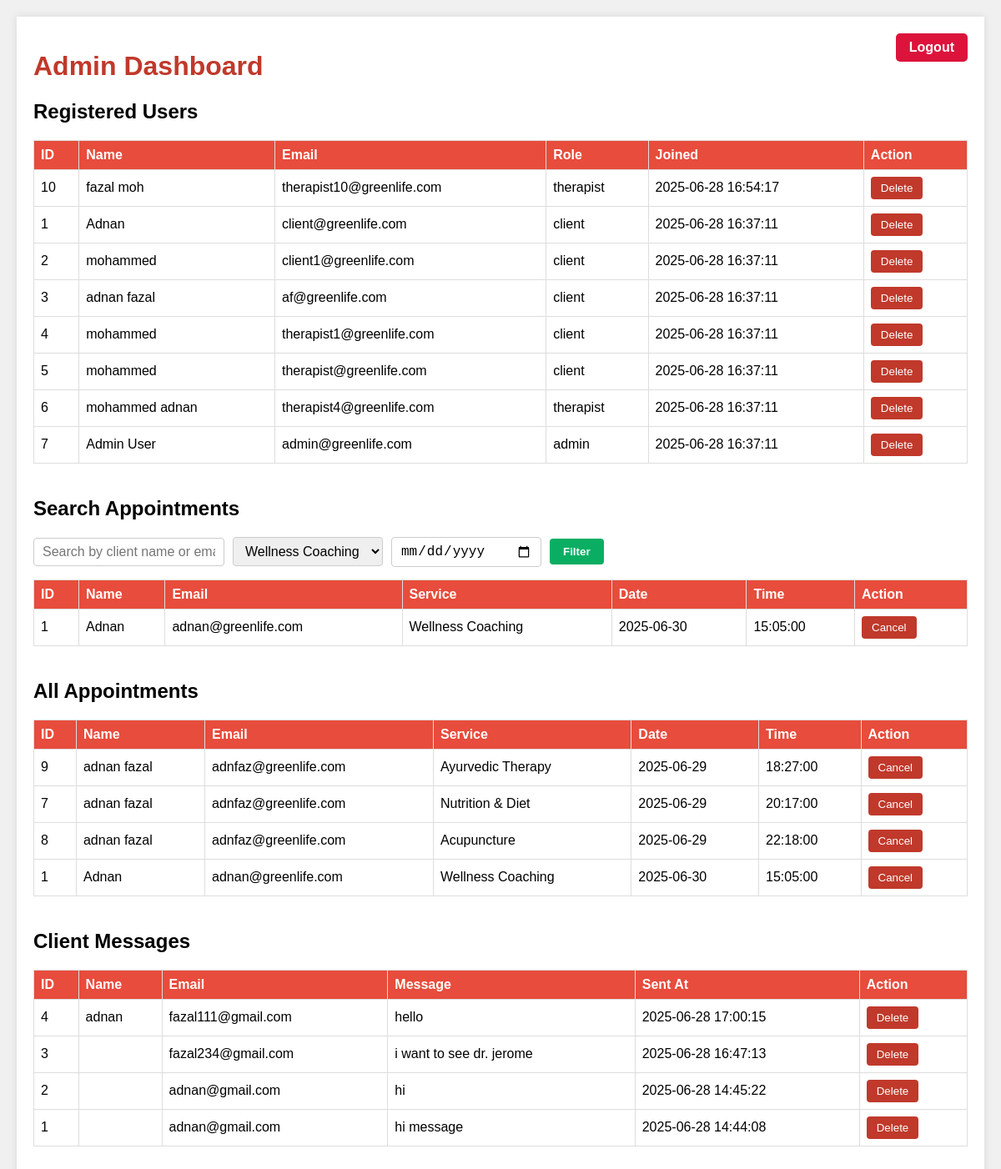
The app's page /dashboard/admin_dashboard.php?service=Wellness Coaching (signed in) with its own data.
### tables this page shows
CREATE TABLE `users` (
  `id` int(11) NOT NULL,
  `name` varchar(100) DEFAULT NULL,
  `email` varchar(100) DEFAULT NULL,
  `password` varchar(255) DEFAULT NULL,
  `role` enum('client','therapist','admin') DEFAULT 'client',
  `phone` varchar(20) DEFAULT NULL,
  `bio` text DEFAULT NULL,
  `created_at` datetime NOT NULL DEFAULT current_timestamp()
);

CREATE TABLE `appointments` (
  `id` int(11) NOT NULL,
  `name` varchar(100) DEFAULT NULL,
  `email` varchar(100) DEFAULT NULL,
  `service` varchar(100) DEFAULT NULL,
  `date` date DEFAULT NULL,
  `time` time DEFAULT NULL,
  `user_id` int(11) UNSIGNED NOT NULL
);

CREATE TABLE `messages` (
  `id` int(11) NOT NULL,
  `email` varchar(100) DEFAULT NULL,
  `message` text DEFAULT NULL,
  `date_sent` timestamp NOT NULL DEFAULT current_timestamp(),
  `sent_at` datetime NOT NULL DEFAULT current_timestamp(),
  `reply` text DEFAULT NULL,
  `replied_at` timestamp NULL DEFAULT NULL,
  `name` varchar(255) DEFAULT NULL
);

### dashboard/admin_dashboard.php (the view, shortened to what this page needs)
<?php
include '../backend/db.php';
$users    = $conn->query("SELECT id, name, email, role, created_at FROM users ORDER BY created_at DESC");
$messages = $conn->query("SELECT id, name, email, message, sent_at FROM messages ORDER BY sent_at DESC");
$appointments = $conn->query("SELECT id, name, email, service, date, time FROM appointments ORDER BY date, time");
$search = $_GET['search'] ?? '';
$filter_service = $_GET['service'] ?? '';
$filter_date = $_GET['date'] ?? '';
$whereClauses = [];
$params = [];
$types = '';
if ($filter_service !== '') {
    $whereClauses[] = "service = ?";
    $params[] = $filter_service;
    $types .= 's';
}
$whereSQL = '';
if (count($whereClauses) > 0) {
    $whereSQL = 'WHERE ' . implode(' AND ', $whereClauses);
}
$sqlFilteredAppointments = "SELECT id, name, email, service, date, time FROM appointments $whereSQL ORDER BY date, time";
if ($stmt = $conn->prepare($sqlFilteredAppointments)) {
    if (!empty($params)) {
        $stmt->bind_param($types, ...$params);
    }
    $stmt->execute();
    $filtered_appointments = $stmt->get_result();
} else {
    $filtered_appointments = $conn->query("SELECT id, name, email, service, date, time FROM appointments ORDER BY date, time");
}
?>
<!DOCTYPE html>
<html lang="en">
<head>
</head>
<body>
<div class="dashboard">
  <a href="../logout.php" class="logout button">Logout</a>
  <h1>Admin Dashboard</h1>
  <section>
    <h2>Registered Users</h2>
    <table>
      <tr><th>ID</th><th>Name</th><th>Email</th><th>Role</th><th>Joined</th><th>Action</th></tr>
      <?php while($u = $users->fetch_assoc()): ?>
      <tr>
        <td><?php echo $u['id']; ?></td>
        <td><?php echo htmlspecialchars($u['name']); ?></td>
        <td><?php echo htmlspecialchars($u['email']); ?></td>
        <td><?php echo htmlspecialchars($u['role']); ?></td>
        <td><?php echo $u['created_at']; ?></td>
        <td>
          <form method="POST">
            <button type="submit" name="delete_user" onclick="return confirm('Delete this user?')">Delete</button>
          </form>
        </td>
      </tr>
      <?php endwhile; ?>
    </table>
  </section>
  <section>
    <h2>Search Appointments</h2>
    <form method="GET" class="filter-form" action="admin_dashboard.php">
      <input type="text" name="search" placeholder="Search by client name or email" value="<?php echo htmlspecialchars($search); ?>" />
      <select name="service">
        <option value="Wellness Coaching" <?php if($filter_service==='Wellness Coaching') echo 'selected'; ?>>Wellness Coaching</option>
      </select>
      <input type="date" name="date" value="<?php echo htmlspecialchars($filter_date); ?>" />
      <button type="submit">Filter</button>
    </form>
    <table>
      <tr><th>ID</th><th>Name</th><th>Email</th><th>Service</th><th>Date</th><th>Time</th><th>Action</th></tr>
      <?php if ($filtered_appointments && $filtered_appointments->num_rows > 0): ?>
        <?php while($a = $filtered_appointments->fetch_assoc()): ?>
        <tr>
          <td><?php echo $a['id']; ?></td>
          <td><?php echo htmlspecialchars($a['name']); ?></td>
          <td><?php echo htmlspecialchars($a['email']); ?></td>
          <td><?php echo htmlspecialchars($a['service']); ?></td>
          <td><?php echo $a['date']; ?></td>
          <td><?php echo $a['time']; ?></td>
          <td>
            <form method="POST" style="display:inline;">
              <button type="submit" name="cancel_appointment" onclick="return confirm('Cancel this appointment?')">Cancel</button>
            </form>
          </td>
        </tr>
        <?php endwhile; ?>
      <?php else: ?>
        <tr><td colspan="7" style="text-align:center;">No appointments found.</td></tr>
      <?php endif; ?>
    </table>
  </section>
  <section>
    <h2>All Appointments</h2>
    <table>
      <tr><th>ID</th><th>Name</th><th>Email</th><th>Service</th><th>Date</th><th>Time</th><th>Action</th></tr>
      <?php while($a = $appointments->fetch_assoc()): ?>
      <tr>
        <td><?php echo $a['id']; ?></td>
        <td><?php echo htmlspecialchars($a['name']); ?></td>
        <td><?php echo htmlspecialchars($a['email']); ?></td>
        <td><?php echo htmlspecialchars($a['service']); ?></td>
        <td><?php echo $a['date']; ?></td>
        <td><?php echo $a['time']; ?></td>
        <td>
          <form method="POST" style="display:inline;">
            <button type="submit" name="cancel_appointment" onclick="return confirm('Cancel this appointment?')">Cancel</button>
          </form>
        </td>
      </tr>
      <?php endwhile; ?>
    </table>
  </section>
  <section>
    <h2>Client Messages</h2>
    <table>
      <tr><th>ID</th><th>Name</th><th>Email</th><th>Message</th><th>Sent At</th><th>Action</th></tr>
      <?php while($m = $messages->fetch_assoc()): ?>
      <tr>
        <td><?php echo $m['id']; ?></td>
        <td><?php echo htmlspecialchars($m['name'] ?? ''); ?></td>
        <td><?php echo htmlspecialchars($m['email']); ?></td>
        <td><?php echo nl2br(htmlspecialchars($m['message'])); ?></td>
        <td><?php echo $m['sent_at']; ?></td>
        <td>
          <form method="POST" style="display:inline;">
            <button type="submit" name="delete_message" onclick="return confirm('Delete this message?')">Delete</button>
          </form>
        </td>
      </tr>
      <?php endwhile; ?>
    </table>
  </section>
</div>
</body>
</html>

### dashboard/admin_dashboard.php (style rules this page uses)
body { font-family: Arial, sans-serif; background: #f0f0f0; margin:0; padding:20px; }
.dashboard { max-width:1200px; margin:auto; background:white; padding:20px; box-shadow:0 0 10px rgba(0,0,0,0.1); }
h1 { color:#c0392b; }
section { margin-bottom:40px; }
table { width:100%; border-collapse:collapse; }
th, td { border:1px solid #ddd; padding:8px; text-align:left; }
th { background:#e74c3c; color:white; }
button { background:#c0392b; color:white; border:none; padding:6px 12px; border-radius:4px; cursor:pointer; }
.logout { float:right; background:#555; }
form { display:inline; }
.logout.button { display: inline-block; background-color: crimson; color: white; padding: 8px 16px; text-decoration: none; border-radius: 5px; font-weight: bold; border: none; cursor: pointer; text-align: center; transition: background-color 0.3s ease; }
.filter-form { margin-bottom: 15px; display: flex; flex-wrap: wrap; gap: 10px; align-items: center; justify-content: flex-start; }
.filter-form input[type="text"], .filter-form select, .filter-form input[type="date"] { padding: 7px 10px; font-size: 1rem; border: 1px solid #ccc; border-radius: 4px; min-width: 180px; }
.filter-form button { padding: 8px 16px; background: #0aae62; border: none; color: white; border-radius: 4px; font-weight: bold; cursor: pointer; transition: background-color 0.3s ease; }

### records on screen
users: id "10", name "fazal moh", email "therapist10@greenlife.com", role "therapist", created_at "2025-06-28 16:54:17"
users: id "1", name "Adnan", email "client@greenlife.com", role "client", created_at "2025-06-28 16:37:11"
users: id "2", name "mohammed", email "client1@greenlife.com", role "client", created_at "2025-06-28 16:37:11"
users: id "3", name "adnan fazal", email "af@greenlife.com", role "client", created_at "2025-06-28 16:37:11"
users: id "4", name "mohammed", email "therapist1@greenlife.com", role "client", created_at "2025-06-28 16:37:11"
users: id "5", name "mohammed", email "therapist@greenlife.com", role "client", created_at "2025-06-28 16:37:11"
users: id "6", name "mohammed adnan", email "therapist4@greenlife.com", role "therapist", created_at "2025-06-28 16:37:11"
users: id "7", name "Admin User", email "admin@greenlife.com", role "admin", created_at "2025-06-28 16:37:11"
appointments: id "1", name "Adnan", email "adnan@greenlife.com", service "Wellness Coaching", date "2025-06-30", time "15:05:00"
appointments: id "9", name "adnan fazal", email "adnfaz@greenlife.com", service "Ayurvedic Therapy", date "2025-06-29", time "18:27:00"
appointments: id "7", name "adnan fazal", email "adnfaz@greenlife.com", service "Nutrition & Diet", date "2025-06-29", time "20:17:00"
appointments: id "8", name "adnan fazal", email "adnfaz@greenlife.com", service "Acupuncture", date "2025-06-29", time "22:18:00"
messages: id "4", name "adnan", email "fazal111@gmail.com", message "hello", sent_at "2025-06-28 17:00:15"
messages: id "3", email "fazal234@gmail.com", message "i want to see dr. jerome", sent_at "2025-06-28 16:47:13"
messages: id "2", email "adnan@gmail.com", message "hi", sent_at "2025-06-28 14:45:22"
messages: id "1", email "adnan@gmail.com", message "hi message", sent_at "2025-06-28 14:44:08"
